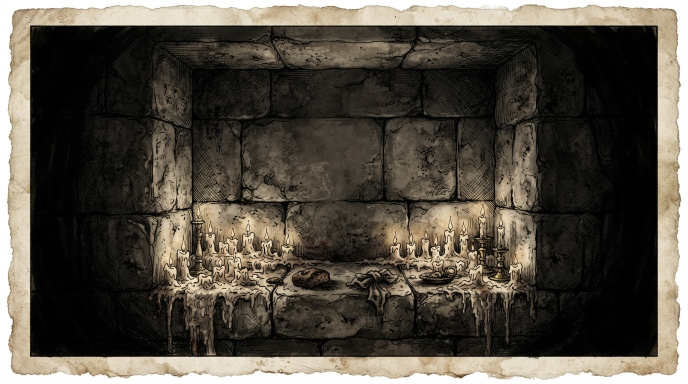
#> input picture art_source/waybook/B5_church_bg.jpg, 1376 x 768 px (shown at 1/2 size)
$ python align_check.py ../../../art_source/waybook/B5_church_bg.jpg ../../../art_source/waybook/K6b_class_hunter.jpg
#> lines starting #> are read from the running program, lines starting #| are printed output that depends on the picture
"""Kullanım: python align_check.py <referans.jpg> <uretilen.png>
Üretilen haritanın referansa göre geometrik kaymasını SIFT + afin ile ölçer.
GEÇER ölçütü: ölçek sapması < %1.5, ortalama artık < 3 px (1400 px'e küçültülmüş karede)."""
import cv2,numpy as np,sys
a=cv2.imread(sys.argv[1]);b=cv2.imread(sys.argv[2])
#> further down, a is the input picture: shape (768, 1376, 3); mean B, G, R 68.2, 78, 84
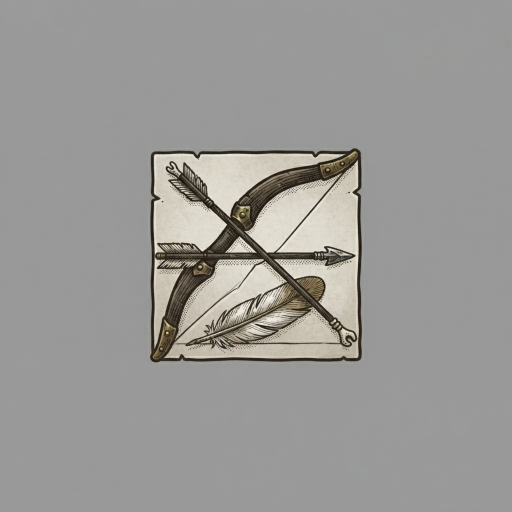
#> input picture art_source/waybook/K6b_class_hunter.jpg, 1024 x 1024 px (shown at 1/2 size)
#> further down, b is the input picture: shape (1024, 1024, 3); mean B, G, R 150.8, 153.1, 154.2
S=1400;a=cv2.resize(a,(S,S));b=cv2.resize(b,(S,S))
#> after `a = cv2.resize(a, (S, S))`:
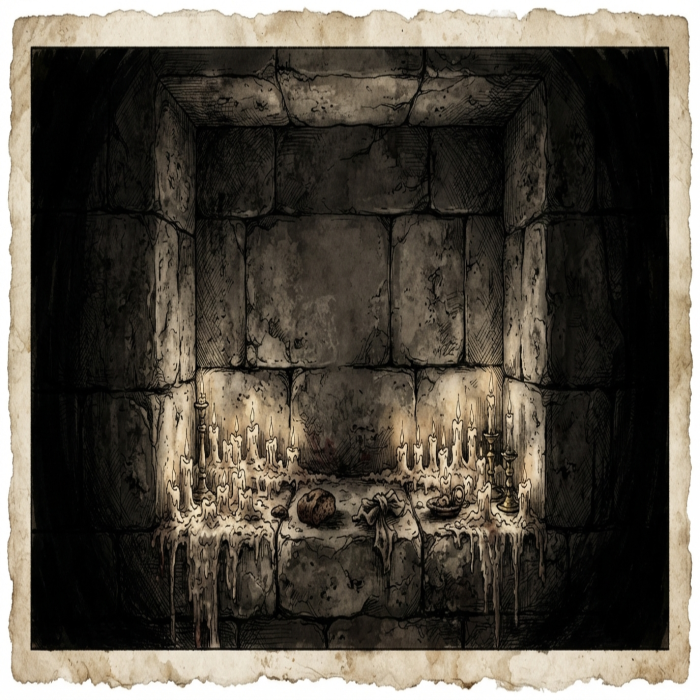
#> a: shape (1400, 1400, 3) (shown at 1/2 size); mean B, G, R 68.1, 77.9, 83.9
g1=cv2.cvtColor(a,cv2.COLOR_BGR2GRAY);g2=cv2.cvtColor(b,cv2.COLOR_BGR2GRAY)
#> after `g1 = cv2.cvtColor(a, cv2.COLOR_BGR2GRAY)`:
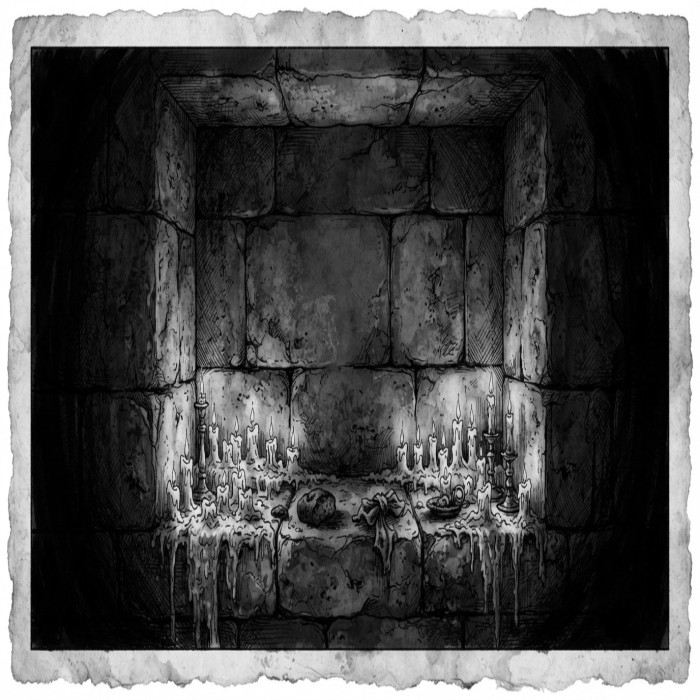
#> g1: shape (1400, 1400) (shown at 1/2 size); min 0, max 255, mean 78.6
#> after `g2 = cv2.cvtColor(b, cv2.COLOR_BGR2GRAY)`:
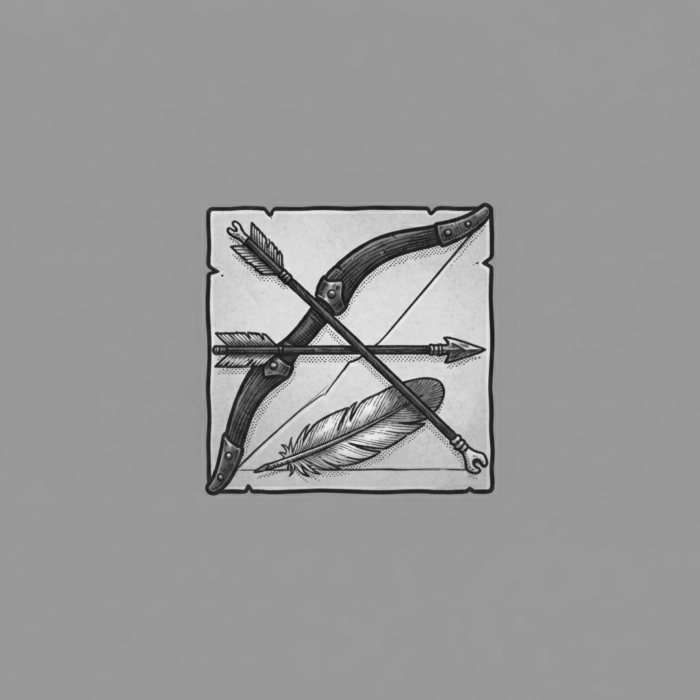
#> g2: shape (1400, 1400) (shown at 1/2 size); min 12, max 243, mean 153.1
s=cv2.SIFT_create(6000);k1,d1=s.detectAndCompute(g1,None);k2,d2=s.detectAndCompute(g2,None)
#> after `k1, d1 = s.detectAndCompute(g1, None)`: k1 = 6000 keypoints; strongest (x, y, size): (518, 932, 3.2), (394, 1043, 3.2), (979, 908, 5.1), (561, 925, 5.2)
#> after `k2, d2 = s.detectAndCompute(g2, None)`: k2 = 4022 keypoints; strongest (x, y, size): (444, 551, 2.8), (457, 910, 4.3), (891, 677, 5.8), (966, 699, 6.4)
m=cv2.BFMatcher().knnMatch(d1,d2,k=2);good=[x for x,y in m if x.distance<.75*y.distance]
#> after `m = cv2.BFMatcher().knnMatch(d1, d2, k=2)`: m = 6000 matches
#> after `good = [x for x, y in m if x.distance < 0.75 * y.distance]`: good = 65 matches
if len(good)<30:print('YETERSIZ ESLESME',len(good),'-> stil çok değişmiş olabilir; maske kesişimi ile kontrol edin');sys.exit(2)
p1=np.float32([k1[g.queryIdx].pt for g in good]);p2=np.float32([k2[g.trainIdx].pt for g in good])
#> after `p1 = np.float32([k1[g.queryIdx].pt for g in good])`: p1 = 65 pairs, first value 16.49 to 1382.1, second value 24.19 to 1366.9
#> after `p2 = np.float32([k2[g.trainIdx].pt for g in good])`: p2 = 65 pairs, first value 430.4 to 975, second value 448.5 to 976.1
A,inl=cv2.estimateAffine2D(p1,p2,ransacReprojThreshold=5)
#> A = [[-0.339, -0.0843, 937], [-0.267, -0.188, 900.1]]; inl = 65 values, max 1 at index 0, min 0 at index 1, mean 0.108
sx,sy=np.hypot(A[0,0],A[1,0]),np.hypot(A[0,1],A[1,1]);r=np.linalg.norm(cv2.transform(p1[None],A)[0]-p2,axis=1)[inl.ravel()==1]
#> after `sx, sy = (np.hypot(A[0, 0], A[1, 0]), np.hypot(A[0, 1], A[1, 1]))`: sx = 0.431; sy = 0.206
#> after `r = np.linalg.norm(cv2.transform(p1[None], A)[0] - p2, axis=1)[inl.rav`: r = [0.766, 1.63, 1.06, 0.216, 0.0212, 0.21, 0.00851]
print(f'eşleşme={len(good)} inlier={int(inl.sum())} ölçek=({sx:.3f},{sy:.3f}) kayma=({A[0,2]:.1f},{A[1,2]:.1f})px artık_ort={r.mean():.2f}px')
#| eşleşme=65 inlier=7 ölçek=(0.431,0.206) kayma=(937.0,900.1)px artık_ort=0.56px
ok=abs(sx-1)<.015 and abs(sy-1)<.015 and r.mean()<3 and abs(A[0,2])<8 and abs(A[1,2])<8
#> ok = False
print('GEÇER' if ok else 'GEÇMEZ');sys.exit(0 if ok else 1)
#| GEÇMEZ
#> (the run stopped early here; a loop or call above may not have finished)
